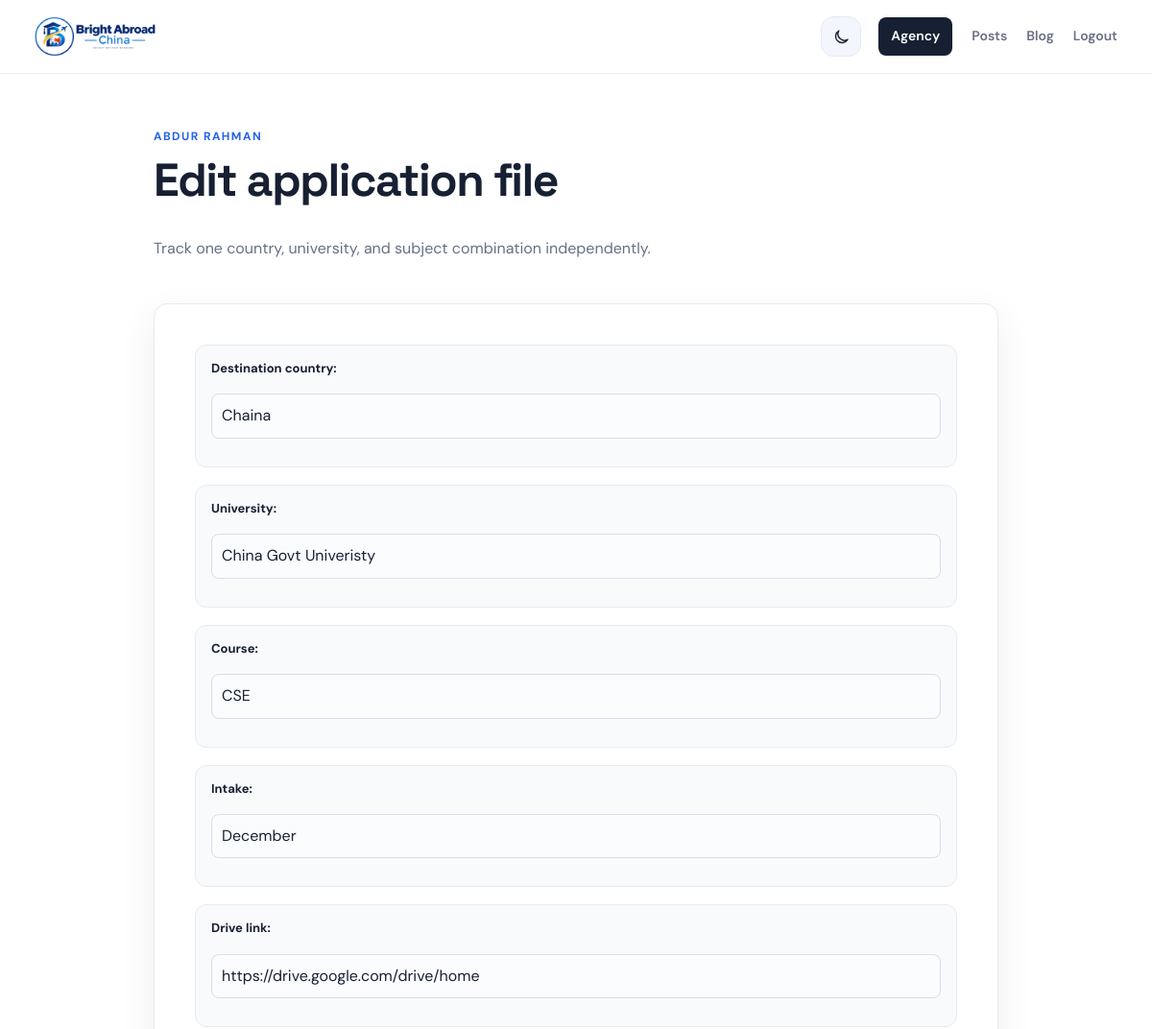
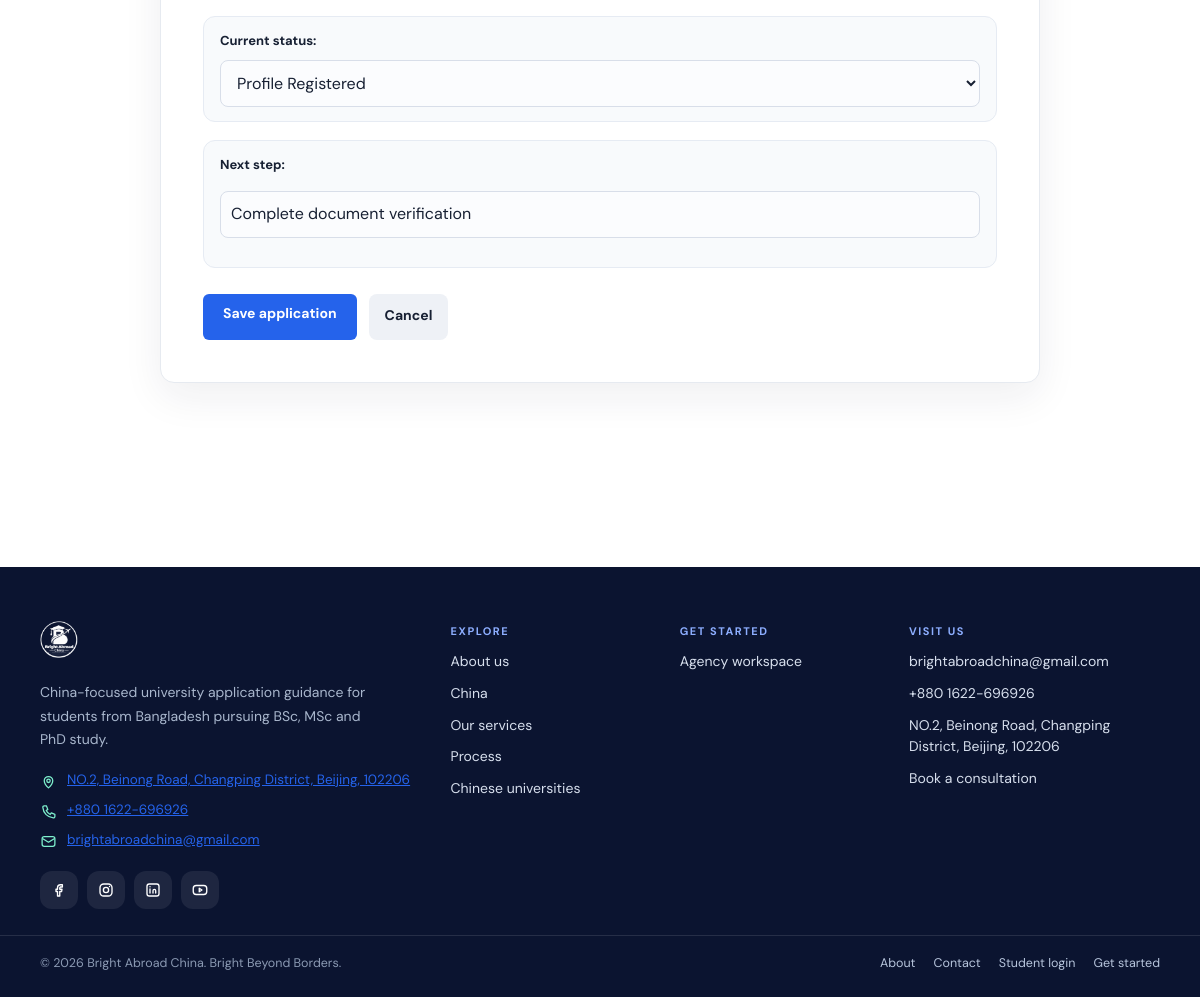
The app's page /students/agency/application/2/edit/ (signed in) with its own data (2 pictures, top to bottom).
### students/models.py (models this page shows, shortened)
class StudentProfile(models.Model):
    GENDER_CHOICES = (
        ("male", "Male"),
        ("female", "Female"),
        ("other", "Other"),
    )
    user = models.OneToOneField(
        settings.AUTH_USER_MODEL,
        on_delete=models.CASCADE,
        related_name="student_profile"
    )
    full_name = models.CharField(
        max_length=150,
        blank=True
    )
    date_of_birth = models.DateField(
        null=True,
        blank=True
    )
    gender = models.CharField(
        max_length=20,
        choices=GENDER_CHOICES,
        blank=True
    )
    passport_number = models.CharField(
        max_length=50,
        blank=True
    )
    passport_expiry = models.DateField(
        null=True,
        blank=True
    )
    address = models.TextField(
        blank=True
    )
    city = models.CharField(
        max_length=100,
        blank=True
    )
    drive_link = models.URLField(
        blank=True
    )
    country = models.CharField(
        max_length=100,
        default="Bangladesh"
    )
    STATUS_CHOICES = (
        ("registered", "Profile Registered"),
        ("verification", "Profile Verification & File Preparation"),
        ("documents", "Document Collection & Review"),
        ("professor_outreach", "Professor Outreach & Acceptance Process (For Master's/Research Programs)"),
        ("application", "University Application In Progress"),
        ("interview", "Interview Preparation / Interview Scheduled"),
        ("offer", "Admission Offer & Official Documents Received"),
        ("visa_processing", "Visa Application Processing"),
        ("visa_approved", "Visa Approved"),
        ("pre_departure", "Pre-Departure Preparation & Ready to Fly"),
    )
    STATUS_PROGRESS = {
        "registered": 5,
        "verification": 20,
        "documents": 30,
        "professor_outreach": 30,
        "application": 40,
        "interview": 50,
        "offer": 90,
        "visa_processing": 95,
        "visa_approved": 100,
        "pre_departure": 100,
    }
    current_status = models.CharField(
        max_length=30,
        choices=STATUS_CHOICES,
        default="registered"
    )
    progress = models.PositiveIntegerField(
        default=0
    )
    next_step = models.CharField(
        max_length=255,
        blank=True
    )
    destination_country = models.CharField(
        max_length=100,
        blank=True
    )
    university = models.CharField(
        max_length=200,
        blank=True
    )
    course = models.CharField(
        max_length=200,
        blank=True
    )
    intake = models.CharField(
        max_length=100,
        blank=True
    )
    emergency_contact_name = models.CharField(
        max_length=150,
        blank=True
    )
    emergency_contact_phone = models.CharField(
        max_length=30,
        blank=True
    )
    emergency_contact_relation = models.CharField(
        max_length=100,
        blank=True
    )
    created_at = models.DateTimeField(
        auto_now_add=True
    )
    updated_at = models.DateTimeField(
        auto_now=True
    )

class StudentApplication(models.Model):
    STATUS_CHOICES = StudentProfile.STATUS_CHOICES
    student = models.ForeignKey(
        StudentProfile,
        on_delete=models.CASCADE,
        related_name="applications"
    )
    destination_country = models.CharField(max_length=100)
    university = models.CharField(max_length=200)
    course = models.CharField(max_length=200)
    intake = models.CharField(max_length=100, blank=True)
    drive_link = models.URLField(blank=True)
    current_status = models.CharField(
        max_length=30,
        choices=STATUS_CHOICES,
        default="registered"
    )
    progress = models.PositiveIntegerField(default=0)
    next_step = models.CharField(max_length=255, blank=True)
    created_at = models.DateTimeField(auto_now_add=True)
    updated_at = models.DateTimeField(auto_now=True)
    class Meta:
        ordering = ("-updated_at", "-created_at")

### accounts/models.py (models this page shows, shortened)
class User(AbstractUser):
    ROLE_CHOICES = (
        ("student", "Student"),
        ("staff", "Staff"),
    )
    role = models.CharField(
        max_length=20,
        choices=ROLE_CHOICES,
        default="student"
    )
    phone = models.CharField(
        max_length=20,
        blank=True
    )

### students/views.py (the view)
# urls.py: path("agency/application/<int:pk>/edit/", agency_application_edit_view, name="agency_application_edit"),
@login_required
@user_passes_test(is_staff_user)
def agency_application_edit_view(request, pk):
    application = get_object_or_404(StudentApplication, pk=pk)
    form = StudentApplicationForm(request.POST or None, instance=application)
    if request.method == "POST" and form.is_valid():
        form.save()
        messages.success(request, "Application file updated successfully.")
        return redirect("agency_application_detail", pk=application.id)
    return render(request, "students/agency_application_form.html", {"form": form, "student": application.student, "application": application})

### students/forms.py
class StudentApplicationForm(forms.ModelForm):
    class Meta:
        model = StudentApplication
        fields = (
            "destination_country",
            "university",
            "course",
            "intake",
            "drive_link",
            "current_status",
            "next_step",
        )
        widgets = {
            "next_step": forms.TextInput(
                attrs={"placeholder": "What should happen next?"}
            ),
        }

### students/context_processors.py (called while the page is built)
def notification_context(request):
    unread_notification_count = 0
    recent_notifications = []
    user = getattr(request, "user", None)
    if user is not None and user.is_authenticated:
        profile = StudentProfile.objects.filter(
            user=user
        ).first()
        if profile is not None:
            recent_notifications = list(profile.notifications.all()[:5])
            unread_notification_count = profile.notifications.filter(
                is_read=False
            ).count()
    return {
        "unread_notification_count": unread_notification_count,
        "recent_notifications": recent_notifications,
    }

### students/views.py (called while the page is built)
def is_staff_user(user):
    return user.is_authenticated and (
        user.is_superuser or user.role == "staff"
    )

### templates/students/agency_application_form.html (shortened to what this page needs)
{% extends "base.html" %}
{% block content %}
<div class="agency-form-layout">
    <div class="page-heading">
        <div>
            <p class="eyebrow">{{ student.full_name|default:student.user.username }}</p>
            <h1>{% if application %}Edit application file{% else %}New application file{% endif %}</h1>
            <p class="muted">Track one country, university, and subject combination independently.</p>
        </div>
    </div>
    <section class="card agency-form-card">
        <form method="POST" class="stack">
            {{ form.as_p }}
            <div class="form-actions">
                <button type="submit">{% if application %}Save application{% else %}Create application{% endif %}</button>
                <a class="button button-secondary" href="{% if application %}{% url 'agency_application_detail' application.id %}{% else %}{% url 'agency_student_detail' student.id %}{% endif %}">Cancel</a>
            </div>
        </form>
    </section>
</div>
{% endblock %}

### static/css/agency.css (style rules this page uses)
html { scroll-behavior: smooth; scroll-padding-top: 96px; -webkit-text-size-adjust: 100%; overflow-x: hidden !important; }
body { -webkit-tap-highlight-color: transparent; overflow-x: hidden !important; }

### templates/base.html (style rules this page uses)
:root { --ink: #172033; --muted: #667085; --line: #e6eaf0; --canvas: #ffffff; --surface: #ffffff; --blue: #2563eb; --blue-dark: #1d4ed8; --blue-soft: #eef4ff; --green: #16805b; --red: #c24149; --amber: #b7791f; --shadow: 0 14px 40px rgba(23, 32, 51, 0.07); --max-width: 1380px; --max-reading: 1380px; --brand-mint: #7ef0cd; --brand-deep: #0d1734; --radius-card: 18px; --radius-card-lg: 26px; --app-bar-height: 60px; --bottom-nav-height: calc(62px + env(safe-area-inset-bottom, 0px)); }
* { box-sizing: border-box; }
body { background: #ffffff; color: var(--ink); font-family: "DM Sans", "Segoe UI", sans-serif; line-height: 1.55; margin: 0; }
.card { background: var(--surface); border: 1px solid var(--line); border-radius: 14px; box-shadow: var(--shadow); padding: clamp(20px, 3vw, 32px); transition: border-color 180ms ease, box-shadow 180ms ease, transform 180ms ease; }
.page-heading { align-items: flex-end; display: flex; justify-content: space-between; margin-bottom: 28px; }
.eyebrow { color: var(--blue); font-size: 12px; font-weight: 700; letter-spacing: 0.12em; margin: 0 0 8px; text-transform: uppercase; }
h1, h2, h3, h4 { font-family: "Space Grotesk", sans-serif; line-height: 1.15; margin-top: 0; }
h1 { font-size: clamp(30px, 4vw, 48px); letter-spacing: -0.03em; }
p { color: var(--muted); }
a { color: var(--blue); }
.button, button { background: var(--blue); border: 0; border-radius: 8px; color: #fff; cursor: pointer; display: inline-flex; font-family: inherit; font-size: 14px; font-weight: 700; justify-content: center; padding: 11px 16px; text-decoration: none; transition: background 160ms ease, transform 160ms ease; }
.button-secondary { background: #eef1f6; color: var(--ink); }
form p { margin: 0 0 16px; }
label { color: var(--ink); display: block; font-size: 13px; font-weight: 700; margin-bottom: 6px; }
input, select, textarea { background: #fbfcfe; border: 1px solid #d8dee9; border-radius: 8px; color: var(--ink); font: inherit; padding: 11px 12px; width: 100%; }
.agency-form-card form > p, .detail-update-form > p { background: #f8fafc; border: 1px solid #e6ebf3; border-radius: 12px; margin: 0; padding: 14px 16px; }
.agency-form-card form > p > label, .detail-update-form > p > label { margin-bottom: 8px; }
.muted { color: var(--muted); }
.stack { display: grid; gap: 18px; }
.form-actions { align-items: center; display: flex; flex-wrap: wrap; gap: 12px; margin-top: 8px; }
.agency-form-card .form-actions > *, .academic-form-card .form-actions > *, .confirmation-card .form-actions > * { min-height: 46px; }
.agency-form-layout { margin: 0 auto; max-width: 880px; }
.agency-form-card { padding: clamp(22px, 4vw, 42px); }
input { width: 100%; padding: 10px; margin: 8px 0 15px; box-sizing: border-box; }
button { background: #2563eb; color: white; border: none; padding: 10px 20px; border-radius: 6px; cursor: pointer; }

### records on screen
StudentProfile: full_name "ABDUR RAHMAN"
StudentApplication: destination_country "Chaina", university "China Govt Univeristy", course "CSE", intake "December", drive_link "https://drive.google.com/drive/home", current_status "Profile Registered", next_step "Complete document verification"
